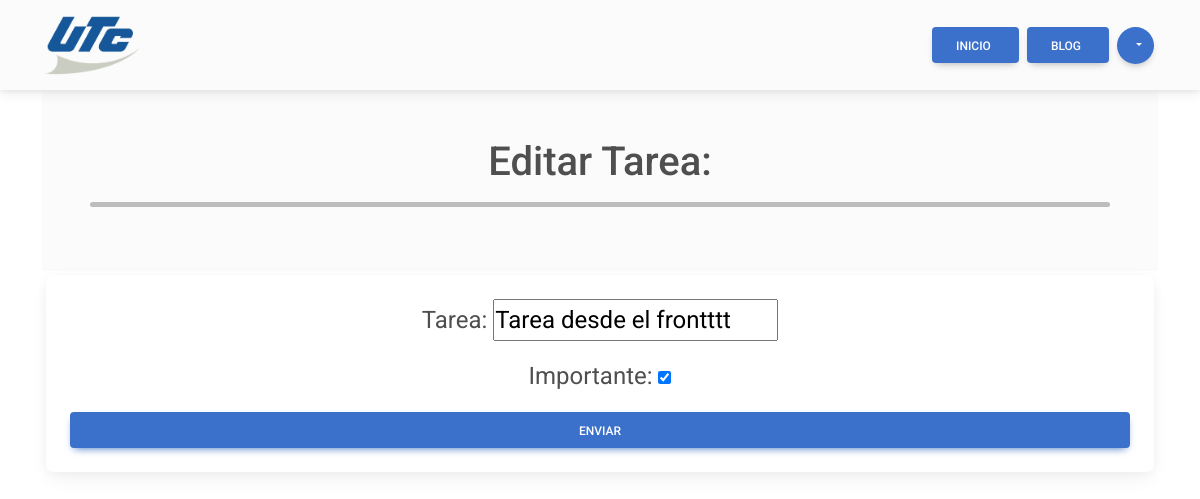
The page /administracion/tarea/3/ (signed in) on the database as committed earlier.
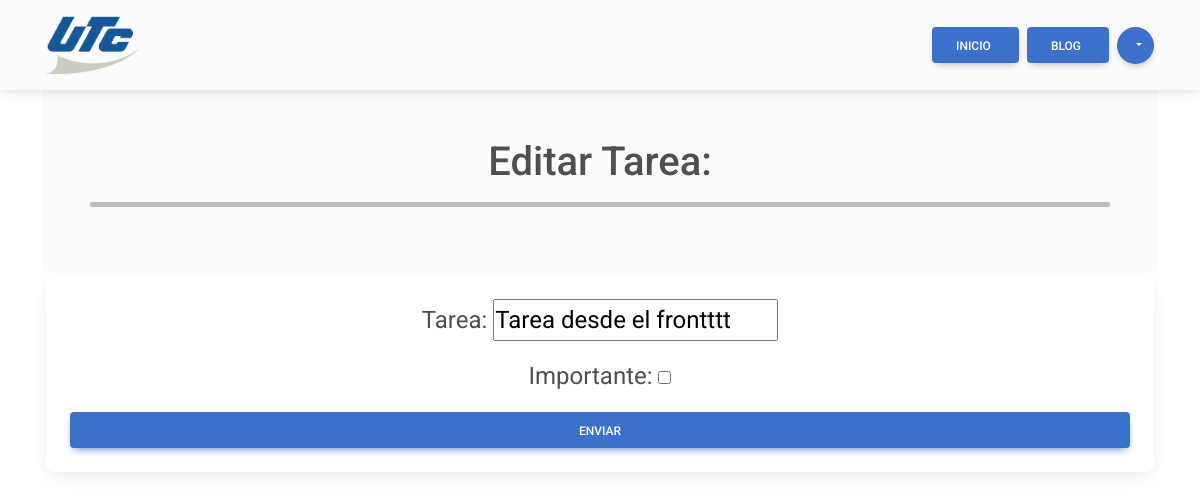
The same page on the database as committed later.
### cross_asistent/models.py (models this page shows, shortened)
class Tareas(models.Model):
    tarea = models.CharField(max_length=255)
    importante = models.BooleanField(default=False)
    creacion = models.DateTimeField(auto_now_add=True)
    completar = models.BooleanField(default=False)
    completado_fecha = models.DateTimeField(null=True, blank=True)
    propietario = models.ForeignKey(User, on_delete=models.CASCADE)

### cross_asistent/views.py (the view, shortened to what this page needs)
# urls.py: path('administracion/tarea/<int:tarea_id>/', views.tareaView, name='tareaView'),
@login_required
@never_cache
def tareaView(request, tarea_id):
    errorMSG=''
    tarea = get_object_or_404(models.Tareas, pk=tarea_id, propietario=request.user)
    if request.method == 'GET':
        tareaActualizar = crearTarea(instance=tarea)
    return render(request, 'administracion/tarea_view.html', {
        'tareaNum': tarea,
        'formEditar': tareaActualizar,
        'formError': errorMSG
    })

### cross_asistent/forms.py
class crearTarea(ModelForm):
    class Meta:
        model = Tareas
        fields = ['tarea', 'importante']

### cross_asistent/templates/administracion/tarea_view.html (shortened to what this page needs)
{% extends 'widget.html' %}
{% block link_home %}href="{% url 'dashb_admin' %}"{% endblock %}
{% block link_default %}
    {% include 'administracion/widget_links-admin.html' %}
{% endblock %}
{% block content %}
<main class="container container-fluid">
    <div class="p-5 text-center bg-body-tertiary">
        <h1 class="mb-3">Editar Tarea:</h1>
        <hr class="hr_divisor" />
    </div>
    <section class="mx-auto">
        <div class="card text-center col-md m-1">
            <div class="card-body">
                <form method="POST">
                    {% csrf_token %} {{formEditar.as_p}}
                    <button data-mdb-ripple-init type="submit" class="btn btn-primary btn-block">enviar</button>
                </form>
            </div>
        </div>
    </section>
</main>
{% endblock %}

Rows that differ between the two databases and show on the page:
changed Tareas "Tarea desde el frontttt": importante "☑" → "☐"
